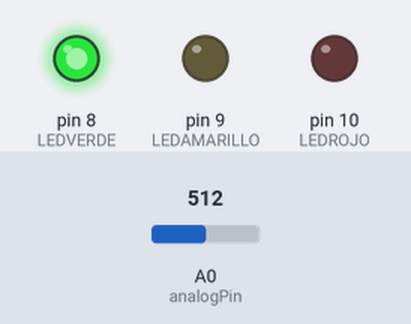
Bench run of a sketch on a simulated Arduino Uno, built with avr-gcc and run on an emulated ATmega328P. Parts: output pins drawn as LEDs (lit = HIGH). The test bench sets the inputs (shaded band); at power-on: A0 (analogPin) = 512.

Above: at 1.6 s.
1.7 s: A0 (analogPin) set to 344
5.4 s: A0 (analogPin) set to 325
At 6.2 s:
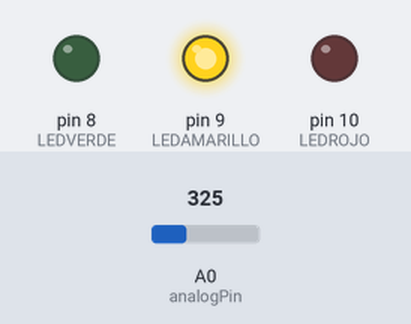
9.1 s: A0 (analogPin) set to 274
At 10.3 s:
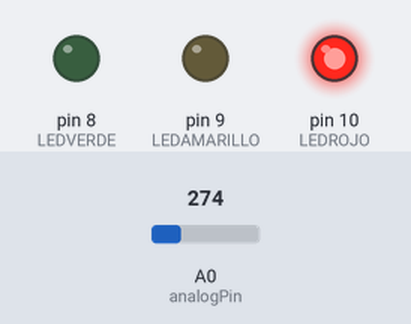
12.8 s: A0 (analogPin) set to 306
At 13.5 s:
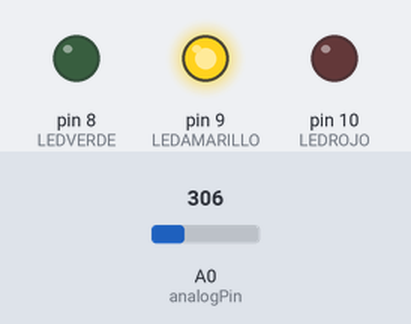
16.3 s: A0 (analogPin) set to 122
At 17.6 s:
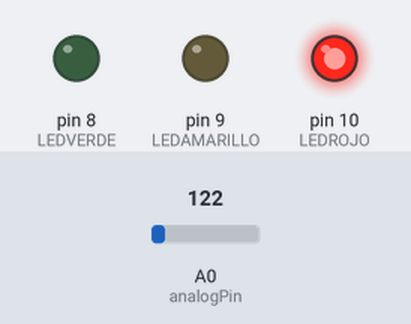
Timing chart, 0 to 19.3 s (numbered marks = the images above; inputs shaded):
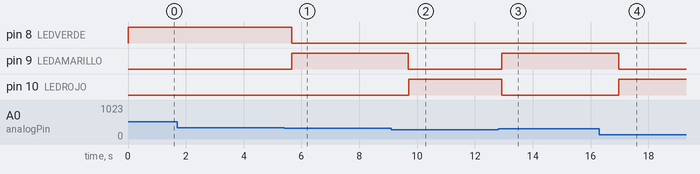

The sketch:

pila1.ino
```cpp
#include <SoftwareSerial.h>
SoftwareSerial BT1(0,1); // 1=RX, 2=Tx

// Pines para los LEDs
#define LEDVERDE 8
#define LEDAMARILLO 9
#define LEDROJO 10


// Variables
int analogValor = 0;
float voltaje = 0;
int ledDelay = 800;
const int analogPin = A0;
int value;      //variable que almacena la lectura analógica raw

// Umbrales
float maximo = 1.6;
float medio = 1.4;
float minimo = 0.3;

void setup() {
  // Iniciamos el monitor serie
  //Serial.begin(9600);
  BT1.begin(9600);

  // Los pines de LED en modo salida
  pinMode(LEDVERDE, OUTPUT);
  pinMode(LEDAMARILLO, OUTPUT);
  pinMode(LEDROJO, OUTPUT);

}

void loop() {
  // Leemos valor de la entrada analógica
  analogValor = analogRead(analogPin);

  // Obtenemos el voltaje
  voltaje = 0.0048 * analogValor;
  Serial.print("Voltaje: ");
  //Serial.println(voltaje);
  BT1.print("2");
  BT1.println(voltaje);

  // Dependiendo del voltaje mostramos un LED u otro
  if (voltaje >= maximo)
  {
    digitalWrite(LEDVERDE, HIGH);
    delay(ledDelay);
    digitalWrite(LEDVERDE, LOW);
  }
  else if (voltaje < maximo && voltaje > medio)
  {
    digitalWrite(LEDAMARILLO, HIGH);
    delay(ledDelay);
    digitalWrite(LEDAMARILLO, LOW);
  }
  else if (voltaje < medio && voltaje > minimo)
  {
    digitalWrite(LEDROJO, HIGH);
    delay(ledDelay);
    digitalWrite(LEDROJO, LOW);
  }

  // Apagamos todos los LEDs
  digitalWrite(LEDVERDE, LOW);
  digitalWrite(LEDAMARILLO, LOW);
  digitalWrite(LEDROJO, LOW);
}
```

Measured:
- the behaviour switches between 334 and 333 on A0 (analogPin) (found by bisection; images 0 and 1)
- the behaviour switches between 292 and 291 on A0 (analogPin) (found by bisection; images 1 and 2)
- after the input at 5.4 s, pin 8 (LEDVERDE): HIGH → LOW after 0.26 s; pin 9 (LEDAMARILLO): LOW → HIGH after 0.26 s
- after the input at 9.1 s, pin 9 (LEDAMARILLO): HIGH → LOW after 0.60 s; pin 10 (LEDROJO): LOW → HIGH after 0.60 s
- after the input at 12.8 s, pin 9 (LEDAMARILLO): LOW → HIGH after 0.13 s; pin 10 (LEDROJO): HIGH → LOW after 0.13 s
- after the input at 16.3 s, pin 9 (LEDAMARILLO): HIGH → LOW after 0.67 s; pin 10 (LEDROJO): LOW → HIGH after 0.67 s
